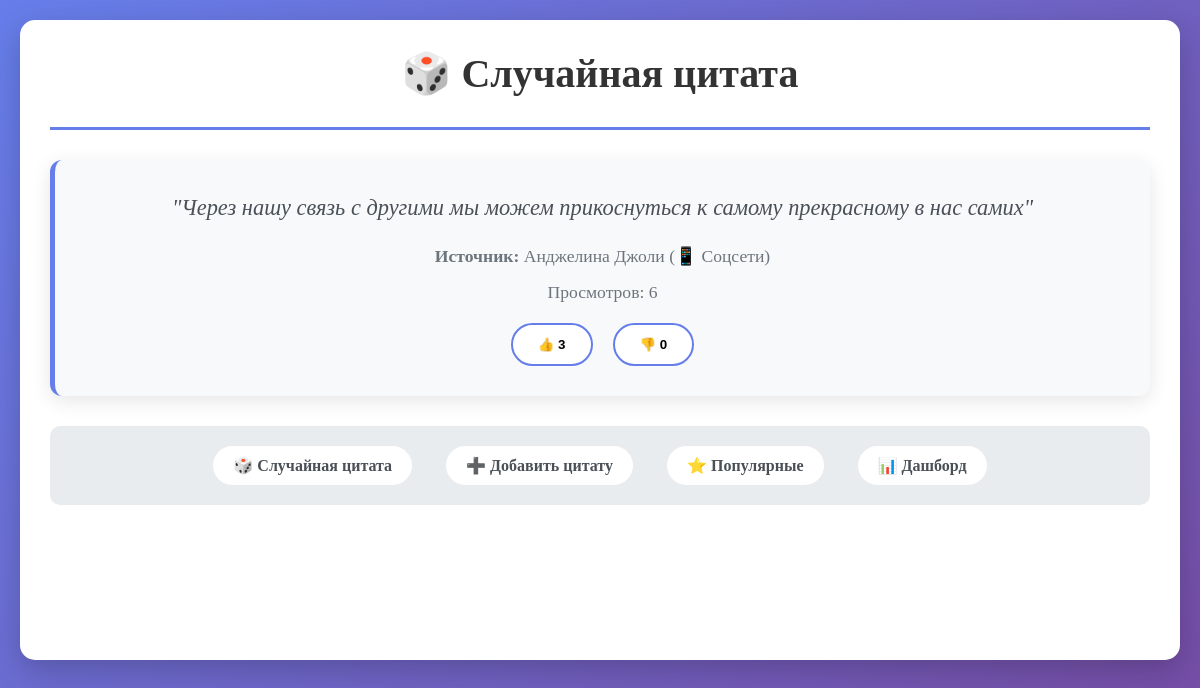
The page / on the database its author committed.
### quotes/models.py (models this page shows, shortened)
class Quote(models.Model):
    text = models.TextField(unique=True)  # запрещает дубликаты
    source = models.ForeignKey(Source, on_delete=models.CASCADE)
    weight = models.IntegerField(default=1, validators=[MinValueValidator(1), MaxValueValidator(10)])  # вес цитаты
    views = models.IntegerField(default=0)   # счетчик просмотров
    likes = models.IntegerField(default=0)   # лайки
    dislikes = models.IntegerField(default=0) # дизлайки

class Source(models.Model):
    name = models.CharField(max_length=200, unique=True)
    type_choices = [
        ('movie', '🎬 Фильм'),
        ('series', '📺 Сериал'),
        ('book', '📚 Книга'),
        ('song', '🎵 Песня'),
        ('game', '🎮 Игра'),
        ('poem', '📝 Стихотворения'),
        ('speech', '🎤 Выступление'),
        ('social', '📱 Соцсети'),
        ('proverb', '💬 Пословица'),
        ('other', '❓ Другое'),
    ]
    type = models.CharField(max_length=10, choices=type_choices)

### quotes/views.py (the view)
# urls.py: path('', views.random_quote, name='random_quote'),
def random_quote(request):
    quotes = list(Quote.objects.all())
    if quotes:
        weights = [q.weight for q in quotes]
        quote = random.choices(quotes, weights=weights, k=1)[0]
        quote.views += 1
        quote.save()
    else:
        quote = None
    return render(request, 'random_quote.html', {'quote': quote})

### quotes/templates/random_quote.html (shortened to what this page needs)
{% extends 'base.html' %}
{% block header %}🎲 Случайная цитата{% endblock %}
{% block content %}
{% if quote %}
<div class="quote-card">
    <p class="quote-text">"{{ quote.text }}"</p>
    <p class="quote-source"><strong>Источник:</strong> {{ quote.source.name }} ({{ quote.source.get_type_display }})</p>
    <p class="quote-source">Просмотров: {{ quote.views }}</p>
    <div class="quote-stats">
        <button class="quote-btn" id="like-btn-{{ quote.id }}">👍 {{ quote.likes }}</button>
        <button class="quote-btn" id="dislike-btn-{{ quote.id }}">👎 {{ quote.dislikes }}</button>
    </div>
</div>
{% else %}
<div class="quote-card">
    <p class="quote-text">Пока нет цитат.</p>
    <a href="{% url 'add_quote' %}" class="btn">Добавить первую</a>
</div>
{% endif %}
{% endblock %}

### quotes/templates/base.html (style rules this page uses)
* { margin: 0; padding: 0; box-sizing: border-box; }
body { font-family: 'Georgia', serif; background: linear-gradient(135deg, #667eea 0%, #764ba2 100%); margin: 0; padding: 20px; min-height: 100vh; }
.quote-card { border-left: 5px solid #667eea; padding: 30px; margin: 25px 0; border-radius: 12px; background: #f8f9fa; box-shadow: 0 5px 20px rgba(0,0,0,0.1); text-align: center; }
.quote-text { font-style: italic; color: #495057; font-size: 1.4em; line-height: 1.6; margin-bottom: 20px; }
.quote-source { color: #6c757d; font-size: 1.1em; margin-bottom: 15px; }
.quote-stats { display: flex; justify-content: center; gap: 20px; margin-top: 20px; }
.quote-btn { padding: 12px 25px; border: 2px solid #667eea; background: white; border-radius: 25px; cursor: pointer; font-weight: bold; transition: all 0.3s ease; }

### rows shown on the page
Quote: text "Через нашу связь с другими мы можем прикоснуться к самому прекрасному в нас самих", source.name "Анджелина Джоли", source.type "📱 Соцсети", views "6", likes "3", dislikes "0"
